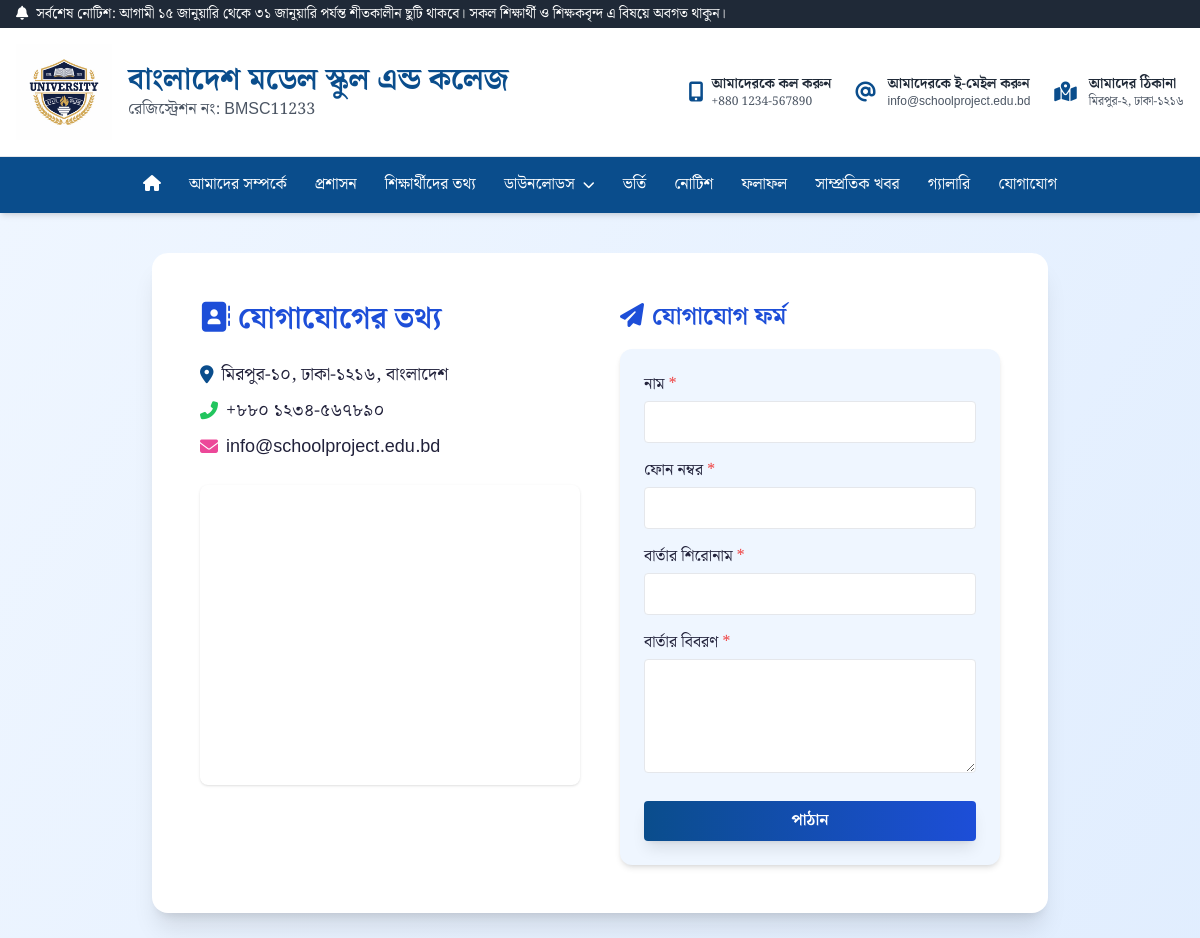
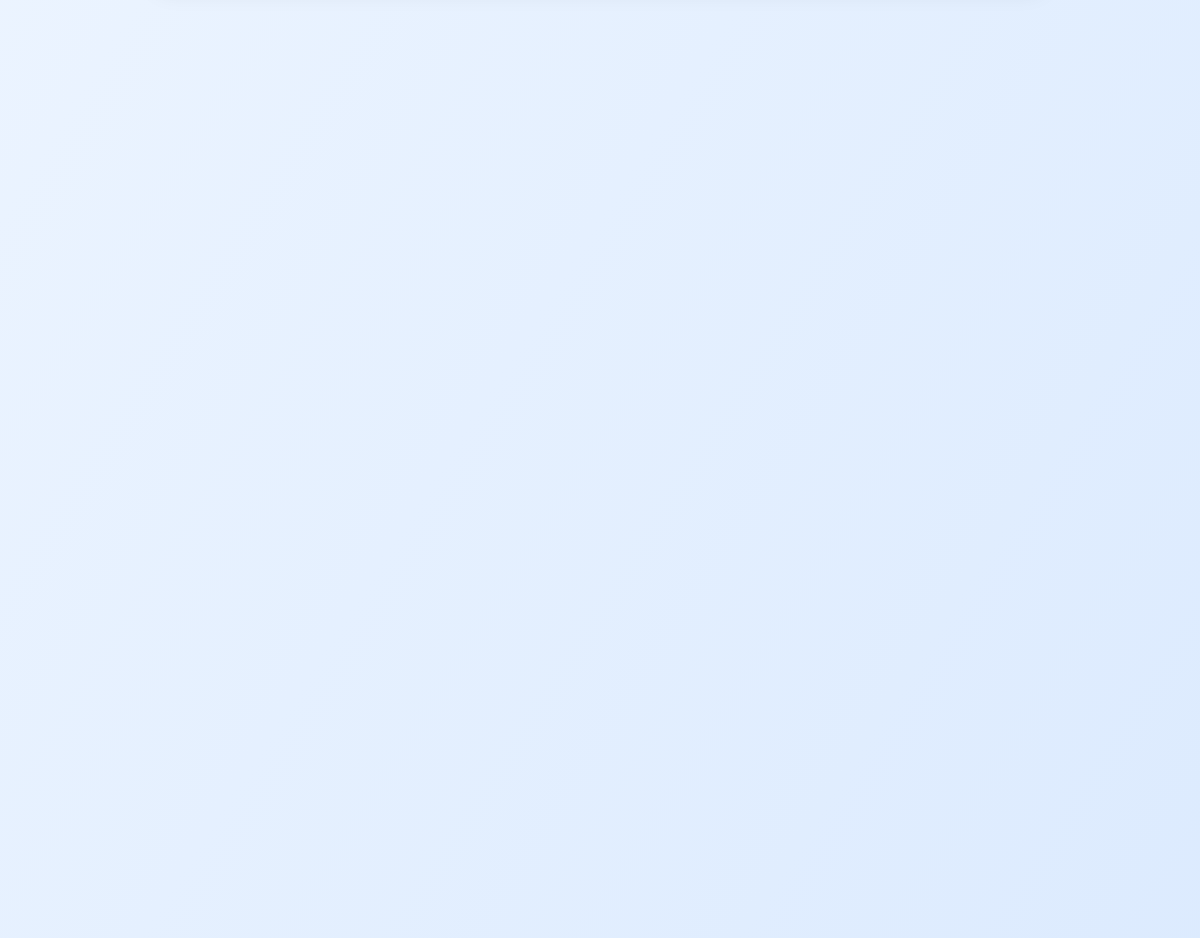
Page /contact/ on the committed database (2 pictures, top to bottom).
### notice/models.py (models this page shows, shortened)
class TimeStampModel(models.Model):
    created_at = models.DateTimeField(auto_now_add=True)
    updated_at = models.DateTimeField(auto_now=True)
    class Meta:
        abstract = True

class Notice(TimeStampModel):
    title = models.CharField(max_length=255)
    short_description = models.TextField(help_text="A short description (max 2 lines) for the notice card.")
    file = models.FileField(
        upload_to='notices/',
        validators=[FileExtensionValidator(['pdf', 'doc', 'docx', 'jpg', 'jpeg', 'png'])]
    )
    notice_type = models.ForeignKey(NoticeType, on_delete=models.CASCADE)
    class_name = models.ForeignKey(Class, on_delete=models.SET_NULL, null=True, blank=True)
    department = models.ForeignKey(Department, on_delete=models.SET_NULL, null=True, blank=True)
    is_active = models.BooleanField(default=True)
    class Meta:
        verbose_name_plural = "Notices"
        ordering = ['-created_at']

### web/models.py (models this page shows, shortened)
class TimeStampModel(models.Model):
    created_at = models.DateTimeField(auto_now_add=True)
    updated_at = models.DateTimeField(auto_now=True)
    class Meta:
        abstract = True

class SchoolInfo(TimeStampModel):
    name = models.CharField(max_length=255, verbose_name="School Name")
    address = models.TextField()
    email = models.EmailField()
    phone = models.CharField(max_length=20)
    logo = models.ImageField(upload_to='school/', help_text="Upload the main logo for the navbar.")
    favicon = models.ImageField(upload_to='school/', blank=True, null=True, help_text="Upload a .ico or .png file for the browser tab icon.")
    established_year = models.CharField(max_length=4)
    description = models.TextField()
    history = models.TextField()
    vision = models.TextField()
    mission = models.TextField()
    reg_no = models.CharField(max_length=100, blank=True, null=True, verbose_name="Registration Number")
    facebook_url = models.URLField(max_length=255, blank=True, null=True, verbose_name="Facebook URL")
    instagram_url = models.URLField(max_length=255, blank=True, null=True, verbose_name="Instagram URL")
    youtube_url = models.URLField(max_length=255, blank=True, null=True, verbose_name="YouTube URL")
    linkedin_url = models.URLField(max_length=255, blank=True, null=True, verbose_name="LinkedIn URL")
    class Meta:
        verbose_name_plural = 'School Information'

class ContactInfo(TimeStampModel):
    title = models.CharField(max_length=200, verbose_name='শিরোনাম')
    address = models.TextField(verbose_name='ঠিকানা')
    phone = models.CharField(max_length=30, verbose_name='ফোন নম্বর')
    email = models.EmailField(verbose_name='ইমেইল')
    map_embed = models.TextField(blank=True, verbose_name='গুগল ম্যাপ এম্বেড কোড', help_text='গুগল ম্যাপ এম্বেড কোড (ঐচ্ছিক)')
    is_active = models.BooleanField(default=True, verbose_name='সক্রিয়')
    class Meta:
        verbose_name = 'যোগাযোগের তথ্য'
        verbose_name_plural = 'যোগাযোগের তথ্যসমূহ'

### web/views.py (the view)
# urls.py: path('contact/', contact, name='contact'),
def contact(request):
    contact_info = ContactInfo.objects.filter(is_active=True).first()
    return render(request, 'website/contact.html', {
        'contact_info': contact_info
    })

### web/context_processors.py (called while the page is built)
def school_info_processor(request):
    school_info = SchoolInfo.objects.first()
    latest_notice = Notice.objects.filter(is_active=True).first()
    return {
        'school_info': school_info,
        'latest_notice': latest_notice
    }

### template/website/contact.html (shortened to what this page needs)
{% extends 'website/base.html' %}
{% block content %}
<div class="bg-gradient-to-br from-blue-50 to-blue-100 min-h-screen py-10">
  <div class="max-w-4xl mx-auto bg-white rounded-2xl shadow-xl p-8 md:p-12 flex flex-col md:flex-row gap-10 animate-fade-in">
    <div class="flex-1 space-y-6">
      <h2 class="text-3xl font-bold text-blue-700 mb-4 flex items-center gap-2">
        <span class="inline-block"><i class="fas fa-address-book"></i></span> যোগাযোগের তথ্য
      </h2>
      {% if contact_info %}
        <div class="space-y-2 text-lg">
          <div class="flex items-center gap-2"><i class="fas fa-map-marker-alt text-[var(--color-primary)]"></i> <span>{{ contact_info.address }}</span></div>
          <div class="flex items-center gap-2"><i class="fas fa-phone-alt text-green-500"></i> <span>{{ contact_info.phone }}</span></div>
          <div class="flex items-center gap-2"><i class="fas fa-envelope text-pink-500"></i> <span>{{ contact_info.email }}</span></div>
        </div>
        {% if contact_info.map_embed %}
        <div class="mt-6 rounded-lg overflow-hidden shadow">
          <div class="aspect-w-16 aspect-h-9">
            {{ contact_info.map_embed|safe }}
          </div>
        </div>
        {% endif %}
      {% else %}
        <div class="text-red-500">কোনো যোগাযোগের তথ্য পাওয়া যায়নি।</div>
      {% endif %}
    </div>
    <div class="flex-1">
      <h2 class="text-2xl font-semibold text-blue-700 mb-4 flex items-center gap-2">
        <span class="inline-block"><i class="fas fa-paper-plane"></i></span> যোগাযোগ ফর্ম
      </h2>
      <form id="contactForm" class="space-y-4 bg-blue-50 p-6 rounded-xl shadow-md">
        <div>
          <label class="block mb-1 font-medium" for="name">নাম <span class="text-red-500">*</span></label>
          <input type="text" id="name" name="name" class="w-full px-4 py-2 border rounded focus:outline-none focus:ring-2 focus:ring-blue-400 transition" required>
        </div>
        <div>
          <label class="block mb-1 font-medium" for="phone">ফোন নম্বর <span class="text-red-500">*</span></label>
          <input type="text" id="phone" name="phone" class="w-full px-4 py-2 border rounded focus:outline-none focus:ring-2 focus:ring-blue-400 transition" required>
        </div>
        <div>
          <label class="block mb-1 font-medium" for="title">বার্তার শিরোনাম <span class="text-red-500">*</span></label>
          <input type="text" id="title" name="title" class="w-full px-4 py-2 border rounded focus:outline-none focus:ring-2 focus:ring-blue-400 transition" required>
        </div>
        <div>
          <label class="block mb-1 font-medium" for="message">বার্তার বিবরণ <span class="text-red-500">*</span></label>
          <textarea id="message" name="message" rows="4" class="w-full px-4 py-2 border rounded focus:outline-none focus:ring-2 focus:ring-blue-400 transition" required></textarea>
        </div>
        <button type="submit" class="w-full py-2 bg-gradient-to-r from-[var(--color-primary)] to-blue-700 text-white font-bold rounded hover:scale-105 transition-transform duration-200 shadow-lg">পাঠান</button>
      </form>
    </div>
  </div>
</div>
{% endblock %}

### template/website/include/navbar.html (shortened to what this page needs)
{% load static %}
<div class="bg-gray-800 text-white text-sm py-1 w-full">
  <div class="container mx-auto max-w-7xl px-4 flex justify-between items-center">
    {% if latest_notice %}
    <marquee class="text-white font-medium" behavior="scroll" direction="left" scrollamount="3">
      <i class="fas fa-bell mr-2"></i>সর্বশেষ নোটিশ: {{ latest_notice.short_description }}
    </marquee>
    {% elif school_info %}
    <span>{{ school_info.name }}</span>
    {% else %}
    <span>আমাদের ওয়েব সাইটে আপনাকে স্বাগতম</span>
    {% endif %}
  </div>
</div>
<div class="bg-white py-4 border-b w-full">
  <div class="container mx-auto max-w-7xl px-4 flex items-center justify-between">
    <div class="flex items-center">
      <a href="{% url 'home' %}" class="flex items-center">
        <img src="{{ school_info.logo.url }}" alt="Logo" class="w-24 h-24 mr-4" />
        <div class="flex flex-col">
          <span class="font-bold text-3xl text-[var(--color-primary)]">{{ school_info.name }}</span>
          {% if school_info.reg_no %}
          <span class="text-base text-gray-600 font-medium">রেজিস্ট্রেশন নং: {{ school_info.reg_no }}</span>
          {% endif %}
        </div>
      </a>
    </div>
    <div class="hidden md:flex items-center space-x-6">
      {% if school_info %}
      <div class="flex items-center space-x-2">
        <i class="fas fa-mobile-alt text-xl text-[var(--color-primary)]"></i>
        <div>
          <p class="text-sm font-semibold text-gray-800">আমাদেরকে কল করুন</p>
          <p class="text-xs text-gray-600">{{ school_info.phone }}</p>
        </div>
      </div>
      <div class="flex items-center space-x-3">
        <i class="fas fa-at text-xl text-[var(--color-primary)]"></i>
        <div>
          <p class="text-sm font-semibold text-gray-800">আমাদেরকে ই-মেইল করুন</p>
          <p class="text-xs text-gray-600">{{ school_info.email }}</p>
        </div>
      </div>
      <div class="flex items-center space-x-3">
        <i class="fas fa-map-marked-alt text-xl text-[var(--color-primary)]"></i>
        <div>
          <p class="text-sm font-semibold text-gray-800">আমাদের ঠিকানা</p>
          <p class="text-xs text-gray-600">{{ school_info.address|truncatechars:20 }}</p>
        </div>
      </div>
      {% endif %}
    </div>
  </div>
</div>
<nav class="bg-[var(--color-primary)] text-white w-full" x-data="{ sidebarOpen: false }" @open-sidebar.window="sidebarOpen = true" @keydown.window.escape="sidebarOpen = false">
  <div class="container mx-auto max-w-7xl px-4 flex items-center justify-center">
    <ul class="hidden md:flex flex-row space-x-1 items-center">
        <li><a href="{% url 'home' %}" class="block py-4 px-3 rounded hover:bg-[var(--color-secondary)] transition-all ease-in-out duration-300" title="Home"><i class="fas fa-home"></i></a></li>
        <li><a href="{% url 'about' %}" class="block py-4 px-3 rounded hover:bg-[var(--color-secondary)] transition-all ease-in-out duration-300">আমাদের সম্পর্কে</a></li>
        <li><a href="{% url 'administration' %}" class="block py-4 px-3 rounded hover:bg-[var(--color-secondary)] transition-all ease-in-out duration-300">প্রশাসন</a></li>
        <li><a href="{% url 'students' %}" class="block py-4 px-3 rounded hover:bg-[var(--color-secondary)] transition-all ease-in-out duration-300">শিক্ষার্থীদের তথ্য</a></li>
        <li class="relative group">
            <a href="#" class="block py-4 px-3 rounded hover:bg-[var(--color-secondary)] transition-all ease-in-out duration-300 flex items-center gap-1">ডাউনলোডস<i class="fas fa-chevron-down text-xs ml-1"></i></a>
        </li>
        <li><a href="#" class="block py-4 px-3 rounded hover:bg-[var(--color-secondary)] transition-all ease-in-out duration-300">ভর্তি</a></li>
        <li><a href="{% url 'notice_list' %}" class="block py-4 px-3 rounded hover:bg-[var(--color-secondary)] transition-all ease-in-out duration-300">নোটিশ</a></li>
        <li><a href="{% url 'result_list' %}" class="block py-4 px-3 rounded hover:bg-[var(--color-secondary)] transition-all ease-in-out duration-300">ফলাফল</a></li>
        <li><a href="#" class="block py-4 px-3 rounded hover:bg-[var(--color-secondary)] transition-all ease-in-out duration-300">সাম্প্রতিক খবর</a></li>
        <li><a href="{% url 'gallery_list' %}" class="block py-4 px-3 rounded hover:bg-[var(--color-secondary)] transition-all ease-in-out duration-300">গ্যালারি</a></li>
        <li><a href="{% url 'contact' %}" class="block py-4 px-3 rounded hover:bg-[var(--color-secondary)] transition-all ease-in-out duration-300">যোগাযোগ</a></li>
    </ul>
  </div>
</nav>

### static/style.css (style rules this page uses)
:root { --color-bg: #f5f7fa; --color-primary: #0a4d8c; --color-secondary: #f9b233; --color-accent: #e63946; --color-text: #22223b; }
html, body { font-family: 'Noto Serif Bengali', Arial, serif; background: var(--color-bg); color: var(--color-text); margin: 0; padding: 0; }
.container { width: 90%; margin-left: auto; margin-right: auto; }
@media (min-width: 640px) { .container { width: 80%; } }
@media (min-width: 1024px) { .container { max-width: 1280px; width: 100%; } }

### template/website/contact.html (style rules this page uses)
.animate-fade-in { animation: fade-in 1s cubic-bezier(.4,0,.2,1); }

### rows in the picture
Notice: short_description "আগামী ১৫ জানুয়ারি থেকে ৩১ জানুয়ারি পর্যন্ত শীতকালীন ছুটি থাকবে। সকল শিক্ষার্থী ও শিক্ষকবৃন্দ এ বিষয়ে অবগত থাকুন।"
SchoolInfo: logo (picture), name "বাংলাদেশ মডেল স্কুল এন্ড কলেজ", reg_no "BMSC11233", phone "+880 1234-567890", email "info@schoolproject.edu.bd", address "মিরপুর-২, ঢাকা-১২১৬"
ContactInfo: address "মিরপুর-১০, ঢাকা-১২১৬, বাংলাদেশ", phone "+৮৮০ ১২৩৪-৫৬৭৮৯০", email "info@schoolproject.edu.bd"
